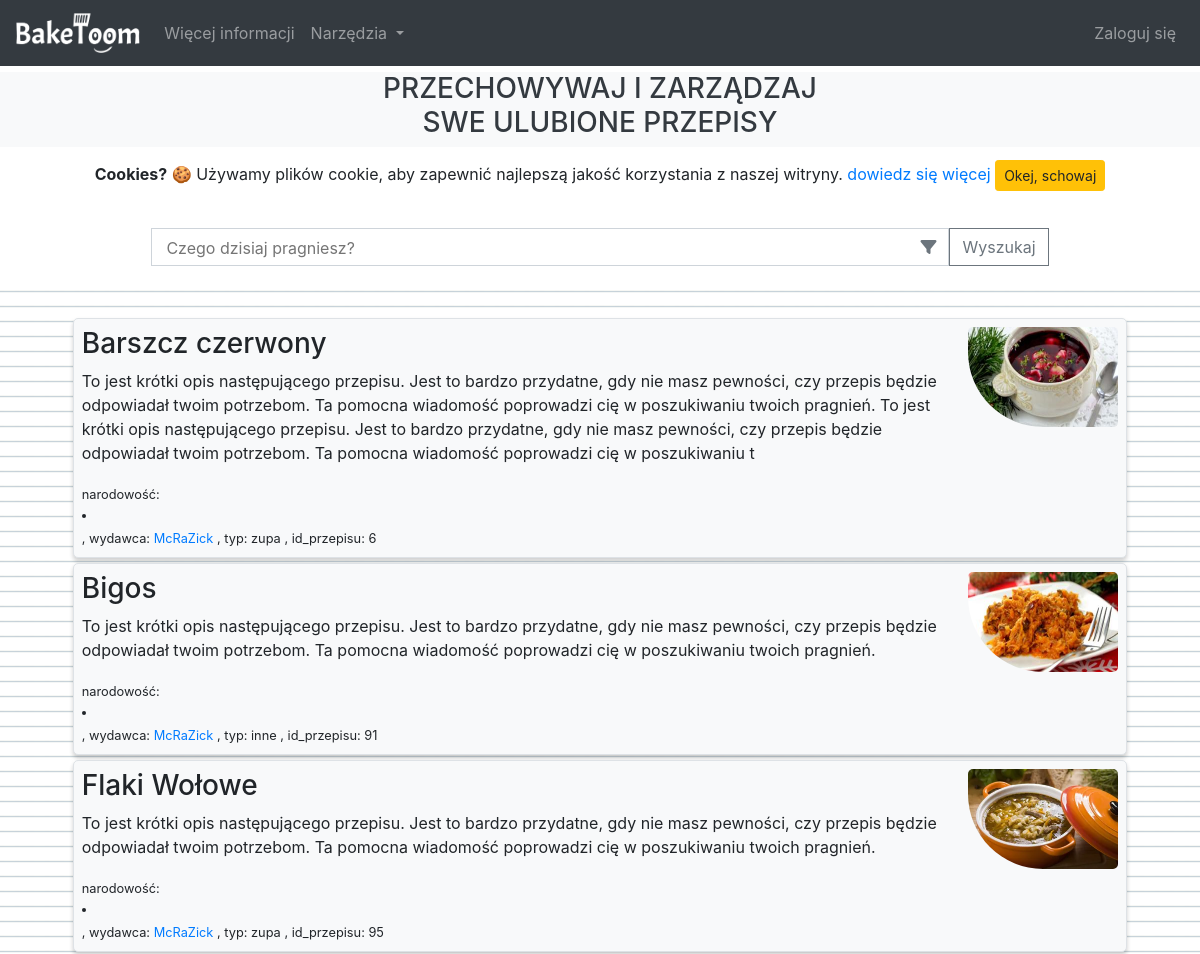
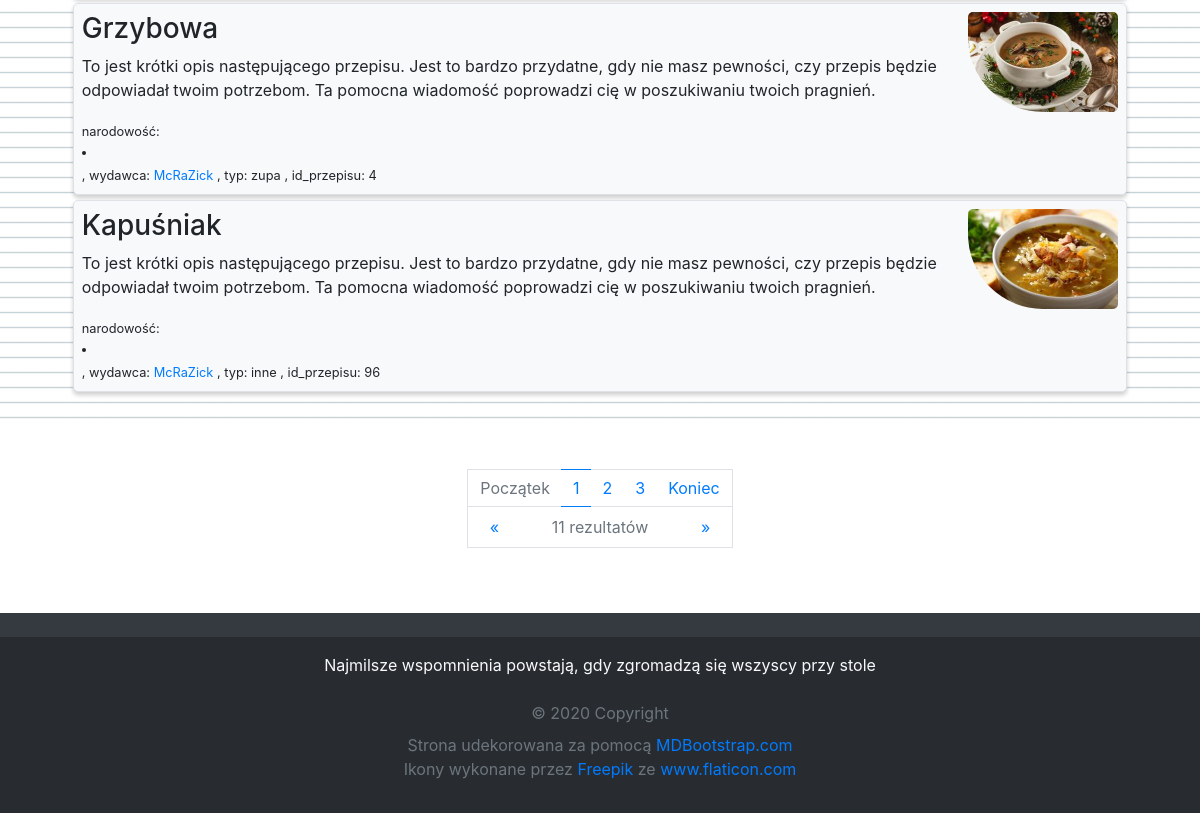
The page / on the database its author committed (2 pictures, top to bottom).
### recipes/models.py (models this page shows, shortened)
class Recipe(models.Model):
	RECIPE_TYPE_CHOICES = (
		('wypiek', 'wypiek'),
		('deser', 'deser'),
		('zupa', 'zupa'),
		('inne', 'inne')
	)
	DEFAULT_LICENSE = (
		'MIT License'
		'\n\n'
		'Copyright (c) [rok] [pełne imię i nazwisko]'
		'\n\n'
		'Permission is hereby granted, free of charge, to any person obtaining a copy '
		'of this software and associated documentation files (the "Software"), to deal '
		'in the Software without restriction, including without limitation the rights '
		'to use, copy, modify, merge, publish, distribute, sublicense, and/or sell '
		'copies of the Software, and to permit persons to whom the Software is '
		'furnished to do so, subject to the following conditions:'
		'\n\n'
		'The above copyright notice and this permission notice shall be included in all '
		'copies or substantial portions of the Software.'
		'\n\n'
		'THE SOFTWARE IS PROVIDED "AS IS", WITHOUT WARRANTY OF ANY KIND, EXPRESS OR '
		'IMPLIED, INCLUDING BUT NOT LIMITED TO THE WARRANTIES OF MERCHANTABILITY, '
		'FITNESS FOR A PARTICULAR PURPOSE AND NONINFRINGEMENT. IN NO EVENT SHALL THE '
		'AUTHORS OR COPYRIGHT HOLDERS BE LIABLE FOR ANY CLAIM, DAMAGES OR OTHER '
		'LIABILITY, WHETHER IN AN ACTION OF CONTRACT, TORT OR OTHERWISE, ARISING FROM, '
		'OUT OF OR IN CONNECTION WITH THE SOFTWARE OR THE USE OR OTHER DEALINGS IN THE '
		'SOFTWARE.'
	)
	title = models.CharField(
		max_length=100,
		verbose_name=_('Tytuł przepisu')
	)
	publisher = models.ForeignKey(
		User,
		on_delete=models.CASCADE,
		verbose_name=_('Wydawca')
	)
	recipe_type	= models.CharField(
		max_length=100,
		blank=False,
		default=RECIPE_TYPE_CHOICES[3][1],
		choices=RECIPE_TYPE_CHOICES,
		verbose_name=_('Typ przepisu')
	)
	certified = models.BooleanField(
		blank=False,
		default=False
	)
	image = models.ImageField(
		default='default_recipe.jpg',
		upload_to='recipe_pics',
		verbose_name=_('Wprowadź Obraz')
	)
	description = models.TextField(
		max_length=400,
		blank=True,
		verbose_name=_('Krutka deskrypcja przepisu')
	)
	method = models.TextField(
		max_length=10000,
		blank=True,
		verbose_name=_('Wprowadź instrukcję sukcesywnego wykonania produktu')
	)
	license	= models.TextField(
		max_length=10000,
		blank=False,
		default=DEFAULT_LICENSE,
		verbose_name=_('Utwórz wiarygodną licencję')
	)
	nationality	= CountryField(
		max_length=100,
		blank=False,
		default="International",
		blank_label='międzynarodowy',
		verbose_name=_('Wybierz narodowość przepisu')
	)
	date_posted_old = models.DateTimeField(blank=False, default=timezone.now)
	date_posted		= models.DateTimeField(blank=False, default=timezone.now)
	date_created	= models.DateTimeField(blank=False, default=timezone.now)
	date_edited		= models.DateTimeField(blank=False, default=timezone.now)

### recipes/views.py (the view)
# urls.py: path('', RecipeListView.as_view(), name='recipes-home'),
class RecipeListView(ListView):
	model = Recipe
	template_name = 'recipes/home.html' # <app>/<model>_<viewtype>.html
	context_object_name = 'recipes'
	paginate_by = 5
	def get_queryset(self):
		query = self.request.GET.get('recipe')
		if query:
			object_list = self.model.objects.filter(title__icontains=query).order_by(F('title').asc(nulls_last=True))
		else:
			object_list = self.model.objects.all().order_by(F('title').asc(nulls_last=True))
		return object_list

### recipes/templates/recipes/home.html (shortened to what this page needs)
{% extends "recipes/base.html" %}
{% load recipes_extras %}
{% block content %}
  {% load static %}
  <form id="search-form" method="GET" action="{% url 'recipes-home' %}" class="container form-inline my-4 d-flex justify-content-center h-mobile">
    <div class="form-control" style="border-radius: 0; width: 70%; height: 38px">
      <input type="search" name="recipe" value="{{ request.GET.title }}" placeholder="Czego dzisiaj pragniesz?" aria-label="Search" style="border: 0; width: 90%">
      <a id="search-filter-btn" href="#filter" class="text-secondary float-right"><i class="fas fa-filter"></i></a>
    </div>
    <button type="submit"class="btn btn-outline-secondary" style="border-radius: 0; height: 38px">Wyszukaj</button>
  </form>
  <div id="recipes" class="mt-4 mb-5 pt-4 pb-4" style="background-image: url('{% static 'recipes/img/background_notepad.png' %}'); background-size: 15px 15px">
    <center class="container recipe-container">
      {% if recipes %}
        {% for recipe in recipes %}
          <div class="border m-1 btn-light p-2 recipe-container" onclick="$(this).fadeOut(500); setTimeout(function(){window.location='{% url 'recipe-detail' recipe.id %}'}, 500)" style="overflow: auto; border-radius: 5px">
            <article>
              <img class="float-right" width="150px" height="100px" style="border-radius: 5px 5px 5px 75px" src="{{ recipe.image.url }}">
              <h3>{{ recipe.title }}</h3>
              <p>{{ recipe.description }}</p>
              <small class="f16">
                {% if recipe.nationality != 'International' %}
                  narodowość:
                  <li class="flag {{ recipe.nationality|lower }}"></li>
                {% else %}
                  narodowość: międzynarodow
                {% endif %},
                {% if recipe.publisher %}
                  wydawca: <a href="{% url 'user-recipes' recipe.publisher.username %}">{{ recipe.publisher }}</a>
                {% else %}
                  wydawca: null
                {% endif %},
                {% if recipe.recipe_type %}
                  typ: {{ recipe.recipe_type }}
                {% else %}
                  typ: inne
                {% endif %},
                id_przepisu: {{ recipe.id }}
              </small>
            </article>
          </div>
        {% endfor %}
      {% else %}
        <div class="d-flex justify-content-center text-dark p-5 text-center" style="background-color: #f8f9fa">
          <h2>Zero rezultatów</h2>
        </div>
      {% endif %}
    </center>
  </div>
  {% if is_paginated %}
    <center class="pagination justify-content-center">
      <nav id="home-pagination" aria-label="Page navigation example">
        <div>
          <ul class="pagination pagination-circle pg-blue mb-0">
            <li class="page-item {% if not page_obj.has_previous %}disabled{% endif %}">
              <a class="page-link" style="border-right: 0" aria-label="First" href="{% if page_obj.has_previous %}?page=1{% else %}#{% endif %}">
                Początek
              </a>
            </li>
            {% for num in page_obj.paginator.page_range %}
              {% if page_obj.number == num %}
                <li class="page-item active">
                  <a class="page-link page-link-active-fancy" href="?page={{ num }}">
                    {{ num }}
                  </a>
                </li>
              {% elif num > page_obj.number|add:'-3' and num < page_obj.number|add:'3' %}
                <li class="page-item">
                  <a class="page-link page-link-fancy" href="?page={{ num }}">
                    {{ num }}
                  </a>
                </li>
              {% endif %}
            {% endfor %}
            <li class="page-item {% if not page_obj.has_next %}disabled{% endif %}">
              <a class="page-link" style="border-left: 0" aria-label="Last" href="{% if page_obj.has_next %}?page={{ page_obj.paginator.num_pages }}{% else %}#{% endif %}">
                Koniec
              </a>
            </li>
          </ul>
        </div>
        <div name="page-flip">
          <a style="border-right: 0" class="{% if not page_obj.has_previous %}disabled{% endif %}" aria-label="Previous" href="{% if page_obj.has_previous %}?page={{ page_obj.previous_page_number }}{% else %}#{% endif %}">
            <span aria-hidden="true">&laquo;</span>
          </a>
          <a style="width: 60%; border-left: 0; border-right: 0; color: #6c757d; cursor: default">
            <span id="search-result-counter">{{ page_obj.paginator.count }}</span>
              rezultatów
          </a>
          <a style="border-left: 0" class="{% if not page_obj.has_next %}disabled{% endif %}" aria-label="Next" href="{% if page_obj.has_next %}?page={{ page_obj.next_page_number }}{% else %}#{% endif %}">
            <span aria-hidden="true">&raquo;</span>
          </a>
        </div>
      </nav>
    </center>
  {% endif %}
{% endblock content %}

### recipes/templates/recipes/base.html (shortened to what this page needs)
{% load static %}
<!DOCTYPE html>
<html lang="pl">
<head>
  <link rel="stylesheet" href="https://maxcdn.bootstrapcdn.com/bootstrap/4.0.0/css/bootstrap.min.css">
  <link rel="stylesheet" href="//unpkg.com/bootstrap-select@1.12.4/dist/css/bootstrap-select.min.css" type="text/css">
  <link rel="stylesheet" href="//unpkg.com/bootstrap-select-country@4.0.0/dist/css/bootstrap-select-country.min.css" type="text/css">
  <link rel="stylesheet" type="text/css" href="{% static 'recipes/css/bootstrap4_select_beta2.css' %}">
  <link rel="stylesheet" type="text/css" href="//github.com/downloads/lafeber/world-flags-sprite/flags32.css">
  <link rel="stylesheet" type="text/css" href="{% static 'recipes/css/main.css' %}">
  <link rel="stylesheet" type="text/css" href="{% static 'recipes/css/home.css' %}">
  <link rel="stylesheet" type="text/css" href="{% static 'recipes/css/recipe_detail.css' %}">
  <link rel="stylesheet" type="text/css" href="{% static 'recipes/css/recipe_form.css' %}">
</head>
<body>
  <header class="site-header fixed-top">
    <nav class="navbar navbar-expand-lg navbar-dark bg-dark fixed-top">
      <a class="navbar-brand" href="{% url 'recipes-home' %}"><img height="40" src="{% static 'recipes/img/baketoom_logo.png' %}"/></a>
      <div class="collapse navbar-collapse" id="navbarSupportedContent">
        <ul class="navbar-nav mr-auto">
          <li class="nav-item">
            <a class="nav-link" href="{% url 'more-information' %}">
              Więcej informacji <span class="sr-only">(current)</span>
            </a>
          </li>
          <li class="nav-item dropdown">
            <a class="nav-link dropdown-toggle" href="#" id="navbarDropdown" role="button" data-toggle="dropdown" aria-haspopup="true" aria-expanded="false">
              Narzędzia
            </a>
          </li>
        </ul>
        <ul class="navbar-nav ml-auto">
          <li class="nav-item">
            {% if user.is_authenticated %}
              <a class="nav-link" href="{% url 'profile' %}">Mój Profil <span class="sr-only">(current)</span></a>
            {% else %}
              <a class="nav-link" href="{% url 'login' %}">Zaloguj się <span class="sr-only">(current)</span></a>
            {% endif %}
          </li>
        </ul>
      </div>
    </nav>
  </header>
  <br/>
  <br/>
  <div id="base-banner" class="d-flex h-mobile justify-content-center mt-4 text-center text-dark bg-light">
    <h3>PRZECHOWYWAJ I ZARZĄDZAJ<br/>SWE ULUBIONE PRZEPISY</h3>
  </div>
  <div id="cookieConsent" style="visibility: hidden" class="alert text-center cookiealert" role="alert">
    <b>Cookies?</b> &#x1F36A; Używamy plików cookie, aby zapewnić najlepszą jakość korzystania z naszej witryny.
    <a href="https://wszystkoociasteczkach.pl/polityka-cookies/" target="_blank">dowiedz się więcej</a>
    <button type="button" class="btn btn-warning btn-sm acceptcookies" aria-label="Close">Okej, schowaj</button>
  </div>
  {% block content %}{% endblock %}
  <footer class="footer font-small bg-dark pt-4">
    <section class="footer-copyright py-3" style="background-color: #282c30">
      <ul class="mb-4 text-light text-center container">
        <span>
          Najmilsze wspomnienia powstają, gdy zgromadzą się wszyscy przy stole
        </span>
      </ul>
      <ul class="container list-inline text-center text-secondary">
        <li class="mb-2">
          © 2020 Copyright
        </li>
        <li>
          Strona udekorowana za pomocą
          <a href="https://mdbootstrap.com/education/bootstrap/" target="_blank"> MDBootstrap.com</a>
        </li>
        <li>
          Ikony wykonane przez
          <a href="https://www.flaticon.com/authors/freepik" title="Freepik">Freepik</a> ze <a href="https://www.flaticon.com/" title="Flaticon">www.flaticon.com</a>
        </li>
      </ul>
    </section>
  </footer>
</body>
</html>

### recipes/static/recipes/css/main.css (style rules this page uses)
html { scroll-behavior: smooth; position: relative; min-height: 100% }
body { margin-bottom: 240px }
#search-form { padding: 0; text-align: left }
.footer { position: absolute; width: 100%; bottom: 0; left: 0 }
#recipes div, div.container { width: 95%; text-align: left }
.recipe-container > div { box-shadow: 0 2px 4px 0 rgba(0, 0, 0, 0.1), 0 4px 4px 0 rgba(0, 0, 0, 0.1); margin-bottom: 5px !important }
.f16 li { margin-top: 1.25px }

### recipes/static/recipes/css/home.css (style rules this page uses)
#home-pagination { padding-bottom: 25px }
#home-pagination div a { border-radius: 0 }
#home-pagination div[name="page-flip"] a { border: 1px solid #dee2e6; background-color: #fff; text-decoration: none; padding: .5rem .75rem; text-align: center; cursor: pointer; border-top: 0; float: left; width: 20% }
#home-pagination div ul li a.page-link-fancy { border-left: 0; border-right: 0 }
#home-pagination div ul li a.page-link-active-fancy { border-left: 0; border-right: 0; color: #007bff; background-color: #fff }

### rows shown on the page
Recipe: image (picture), title "Barszcz czerwony", description "To jest krótki opis następującego przepisu. Jest to bardzo przydatne, gdy nie masz pewności, czy przepis będzie odpowiadał twoim potrzebom. Ta pomocna wiadomość poprowadzi cię w poszukiwaniu twoich pragnień. To jest krótki opis następującego przepisu. Jest to bardzo przydatne, gdy nie masz pewności, czy przepis będzie odpowiadał twoim potrzebom. Ta pomocna wiadomość poprowadzi cię w poszukiwaniu t", publisher "McRaZick", recipe_type "zupa", id "6"
Recipe: image (picture), title "Bigos", description "To jest krótki opis następującego przepisu. Jest to bardzo przydatne, gdy nie masz pewności, czy przepis będzie odpowiadał twoim potrzebom. Ta pomocna wiadomość poprowadzi cię w poszukiwaniu twoich pragnień.", publisher "McRaZick", recipe_type "inne", id "91"
Recipe: image (picture), title "Flaki Wołowe", description "To jest krótki opis następującego przepisu. Jest to bardzo przydatne, gdy nie masz pewności, czy przepis będzie odpowiadał twoim potrzebom. Ta pomocna wiadomość poprowadzi cię w poszukiwaniu twoich pragnień.", publisher "McRaZick", recipe_type "zupa", id "95"
Recipe: image (picture), title "Grzybowa", description "To jest krótki opis następującego przepisu. Jest to bardzo przydatne, gdy nie masz pewności, czy przepis będzie odpowiadał twoim potrzebom. Ta pomocna wiadomość poprowadzi cię w poszukiwaniu twoich pragnień.", publisher "McRaZick", recipe_type "zupa", id "4"
Recipe: image (picture), title "Kapuśniak", description "To jest krótki opis następującego przepisu. Jest to bardzo przydatne, gdy nie masz pewności, czy przepis będzie odpowiadał twoim potrzebom. Ta pomocna wiadomość poprowadzi cię w poszukiwaniu twoich pragnień.", publisher "McRaZick", recipe_type "inne", id "96"

### other values the page prints
{{ num }} "1"
{{ num }} "2" "3"
{{ page_obj.paginator.count }} "11"
